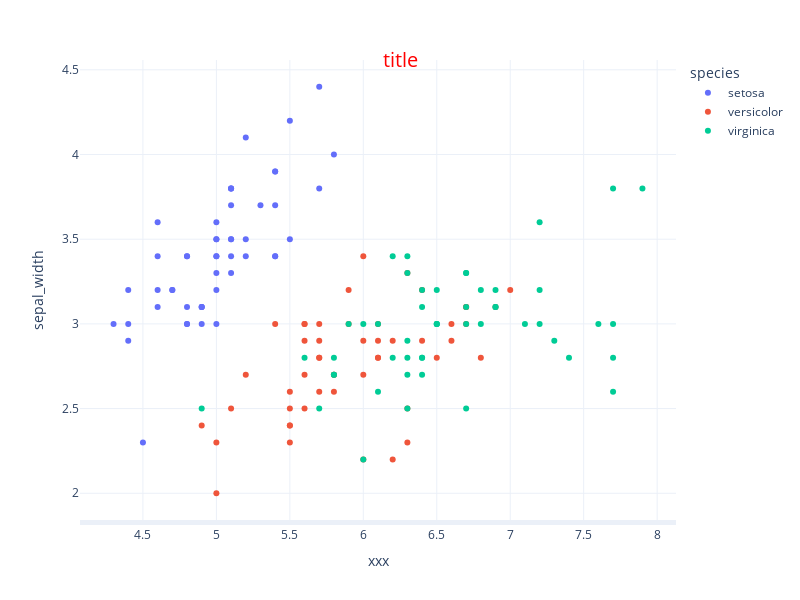

The cell this chart's notebook holds for it:
### Code cell
fig = px.scatter(data, x="sepal_length", y="sepal_width", color="species")
fig.update_layout(dict1=dict(
    title=dict(
        text="title",
        font=dict(
            color="red",
            size=20
        ),
        x=0.5,  # 0 ~ 1
        xanchor="center",
        # xref="paper",
        y=0.9,
        yanchor="middle"
    ),
    # showlegend=False,
    legend=dict(
        # bgcolor="red",
        # bordercolor="#444",
    ),
    # autosize=True,
    width=800,
    height=600,
    # paper_bgcolor="red",
    # plot_bgcolor="red",
    colorscale=dict(
        # diverging=[[0, rgb(5,10,172)], [0.35, rgb(106,137,247)], [0.5, rgb(190,190,190)], [0.6, rgb(220,170,132)], [0.7, rgb(230,145,90)], [1, rgb(178,10,28)], ],
        # sequential=
        # sequentialminus=
    ),
    # grid=dict()
    # scattergap=1
))
fig.update_xaxes(
    title=dict(
        text="xxx"
    ),
    # visible=False,
    # side="top",
    # anchor="x3"
    # automargin="top+bottom"
    # showgrid=False,
    linewidth=5,
    # zeroline=True,
    # zerolinecolor="red"
)

fig

### Figure 1 — Plotly figure (JSON) as saved in the notebook; plotly's stock layout.template omitted (floating-point values rounded to 4 significant figures)
{"data": [{"hovertemplate": "species=setosa<br>sepal_length=%{x}<br>sepal_width=%{y}<extra></extra>", "legendgroup": "setosa", "marker": {"color": "#636efa", "symbol": "circle"}, "mode": "markers", "name": "setosa", "orientation": "v", "showlegend": true, "x": [5.1, 4.9, 4.7, 4.6, 5.0, 5.4, 4.6, 5.0, 4.4, 4.9, 5.4, 4.8, 4.8, 4.3, 5.8, 5.7, 5.4, 5.1, 5.7, 5.1, 5.4, 5.1, 4.6, 5.1, 4.8, 5.0, 5.0, 5.2, 5.2, 4.7, 4.8, 5.4, 5.2, 5.5, 4.9, 5.0, 5.5, 4.9, 4.4, 5.1, 5.0, 4.5, 4.4, 5.0, 5.1, 4.8, 5.1, 4.6, 5.3, 5.0], "xaxis": "x", "y": [3.5, 3.0, 3.2, 3.1, 3.6, 3.9, 3.4, 3.4, 2.9, 3.1, 3.7, 3.4, 3.0, 3.0, 4.0, 4.4, 3.9, 3.5, 3.8, 3.8, 3.4, 3.7, 3.6, 3.3, 3.4, 3.0, 3.4, 3.5, 3.4, 3.2, 3.1, 3.4, 4.1, 4.2, 3.1, 3.2, 3.5, 3.1, 3.0, 3.4, 3.5, 2.3, 3.2, 3.5, 3.8, 3.0, 3.8, 3.2, 3.7, 3.3], "yaxis": "y", "type": "scatter"}, {"hovertemplate": "species=versicolor<br>sepal_length=%{x}<br>sepal_width=%{y}<extra></extra>", "legendgroup": "versicolor", "marker": {"color": "#EF553B", "symbol": "circle"}, "mode": "markers", "name": "versicolor", "orientation": "v", "showlegend": true, "x": [7.0, 6.4, 6.9, 5.5, 6.5, 5.7, 6.3, 4.9, 6.6, 5.2, 5.0, 5.9, 6.0, 6.1, 5.6, 6.7, 5.6, 5.8, 6.2, 5.6, 5.9, 6.1, 6.3, 6.1, 6.4, 6.6, 6.8, 6.7, 6.0, 5.7, 5.5, 5.5, 5.8, 6.0, 5.4, 6.0, 6.7, 6.3, 5.6, 5.5, 5.5, 6.1, 5.8, 5.0, 5.6, 5.7, 5.7, 6.2, 5.1, 5.7], "xaxis": "x", "y": [3.2, 3.2, 3.1, 2.3, 2.8, 2.8, 3.3, 2.4, 2.9, 2.7, 2.0, 3.0, 2.2, 2.9, 2.9, 3.1, 3.0, 2.7, 2.2, 2.5, 3.2, 2.8, 2.5, 2.8, 2.9, 3.0, 2.8, 3.0, 2.9, 2.6, 2.4, 2.4, 2.7, 2.7, 3.0, 3.4, 3.1, 2.3, 3.0, 2.5, 2.6, 3.0, 2.6, 2.3, 2.7, 3.0, 2.9, 2.9, 2.5, 2.8], "yaxis": "y", "type": "scatter"}, {"hovertemplate": "species=virginica<br>sepal_length=%{x}<br>sepal_width=%{y}<extra></extra>", "legendgroup": "virginica", "marker": {"color": "#00cc96", "symbol": "circle"}, "mode": "markers", "name": "virginica", "orientation": "v", "showlegend": true, "x": [6.3, 5.8, 7.1, 6.3, 6.5, 7.6, 4.9, 7.3, 6.7, 7.2, 6.5, 6.4, 6.8, 5.7, 5.8, 6.4, 6.5, 7.7, 7.7, 6.0, 6.9, 5.6, 7.7, 6.3, 6.7, 7.2, 6.2, 6.1, 6.4, 7.2, 7.4, 7.9, 6.4, 6.3, 6.1, 7.7, 6.3, 6.4, 6.0, 6.9, 6.7, 6.9, 5.8, 6.8, 6.7, 6.7, 6.3, 6.5, 6.2, 5.9], "xaxis": "x", "y": [3.3, 2.7, 3.0, 2.9, 3.0, 3.0, 2.5, 2.9, 2.5, 3.6, 3.2, 2.7, 3.0, 2.5, 2.8, 3.2, 3.0, 3.8, 2.6, 2.2, 3.2, 2.8, 2.8, 2.7, 3.3, 3.2, 2.8, 3.0, 2.8, 3.0, 2.8, 3.8, 2.8, 2.8, 2.6, 3.0, 3.4, 3.1, 3.0, 3.1, 3.1, 3.1, 2.7, 3.2, 3.3, 3.0, 2.5, 3.0, 3.4, 3.0], "yaxis": "y", "type": "scatter"}], "layout": {"xaxis": {"anchor": "y", "domain": [0.0, 1.0], "title": {"text": "xxx"}, "linewidth": 5}, "yaxis": {"anchor": "x", "domain": [0.0, 1.0], "title": {"text": "sepal_width"}}, "legend": {"title": {"text": "species"}, "tracegroupgap": 0}, "margin": {"t": 60}, "title": {"font": {"color": "red", "size": 20}, "text": "title", "x": 0.5, "xanchor": "center", "y": 0.9, "yanchor": "middle"}, "width": 800, "height": 600}}
